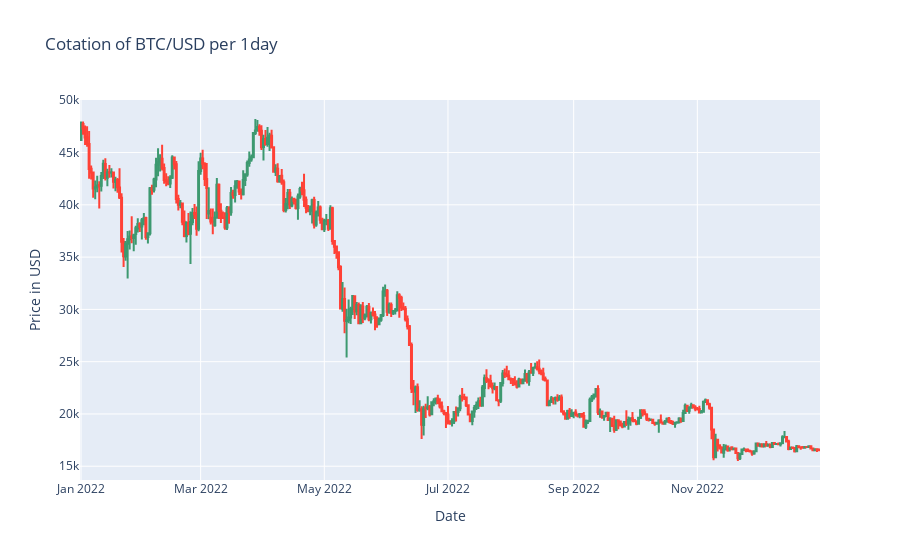

Source (notebook cell):
### Markdown cell above
### We can visualize the Data
- We can code two functions for visualizing the Close price and the candels which represent the outcome of the market on the considered interval

### Code cell
visualize_data(data, symbol, interval)
finance_visualize(data, symbol, interval)

### Figure 1 — Plotly figure (JSON) as saved in the notebook; plotly's stock layout.template omitted (floating-point values rounded to 4 significant figures; data arrays with more than 128 entries replaced by an {"elided": "..."} marker saying what was removed)
{"data": [{"close": {"elided": "365 float values"}, "high": {"elided": "365 float values"}, "low": {"elided": "365 float values"}, "open": {"elided": "365 float values"}, "type": "candlestick", "x": {"elided": "365 str values"}}], "layout": {"title": {"text": "Cotation of BTC/USD per 1day"}, "xaxis": {"rangeslider": {"visible": false}, "title": {"text": "Date"}}, "yaxis": {"title": {"text": "Price in USD"}}}}
